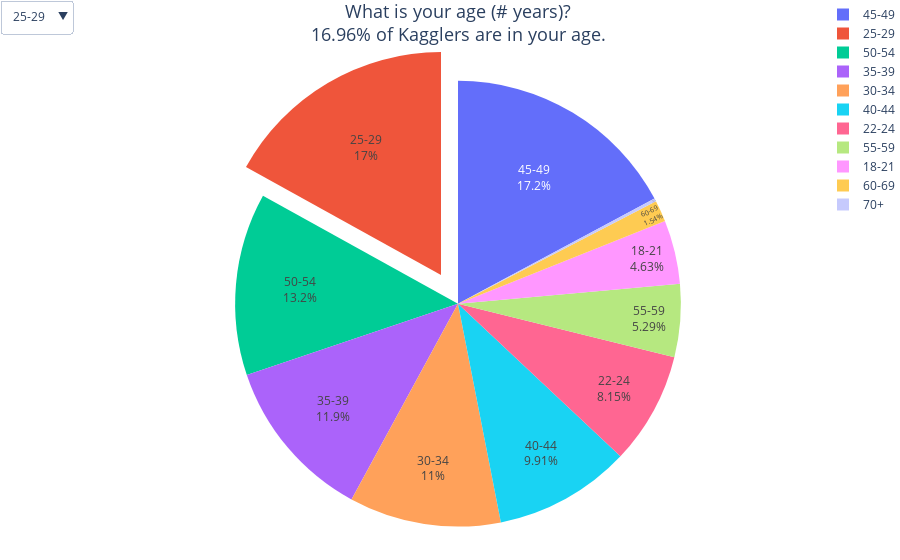

This figure's notebook cell:
### Markdown cell above
### Comparison with Spain participants

### Code cell
my_age = '25-29'
question = descriptions.iloc[1]
values = data_spain.Q1.value_counts().values  # Ages of Kagglers
labels = data_spain.Q1.value_counts().index   # Age ranges

pie_chart(my_age, question, values, labels, [' of Spanish participants are in your age.' for label in labels])

### Figure 1 — Plotly figure (JSON) as saved in the notebook; plotly's stock layout.template omitted (floating-point values rounded to 4 significant figures)
{"data": [{"hoverinfo": "label+percent", "labels": ["45-49", "25-29", "50-54", "35-39", "30-34", "40-44", "22-24", "55-59", "18-21", "60-69", "70+"], "pull": [0.15, 0, 0, 0, 0, 0, 0, 0, 0, 0, 0], "textinfo": "label+percent", "textposition": "inside", "title": {"font": {"size": 18}, "text": "What is your age (# years)?<br>17.18% of Kagglers are in your age."}, "type": "pie", "values": [78, 77, 60, 54, 50, 45, 37, 24, 21, 7, 1], "visible": false}, {"hoverinfo": "label+percent", "labels": ["45-49", "25-29", "50-54", "35-39", "30-34", "40-44", "22-24", "55-59", "18-21", "60-69", "70+"], "pull": [0, 0.15, 0, 0, 0, 0, 0, 0, 0, 0, 0], "textinfo": "label+percent", "textposition": "inside", "title": {"font": {"size": 18}, "text": "What is your age (# years)?<br>16.96% of Kagglers are in your age."}, "type": "pie", "values": [78, 77, 60, 54, 50, 45, 37, 24, 21, 7, 1], "visible": true}, {"hoverinfo": "label+percent", "labels": ["45-49", "25-29", "50-54", "35-39", "30-34", "40-44", "22-24", "55-59", "18-21", "60-69", "70+"], "pull": [0, 0, 0.15, 0, 0, 0, 0, 0, 0, 0, 0], "textinfo": "label+percent", "textposition": "inside", "title": {"font": {"size": 18}, "text": "What is your age (# years)?<br>13.22% of Kagglers are in your age."}, "type": "pie", "values": [78, 77, 60, 54, 50, 45, 37, 24, 21, 7, 1], "visible": false}, {"hoverinfo": "label+percent", "labels": ["45-49", "25-29", "50-54", "35-39", "30-34", "40-44", "22-24", "55-59", "18-21", "60-69", "70+"], "pull": [0, 0, 0, 0.15, 0, 0, 0, 0, 0, 0, 0], "textinfo": "label+percent", "textposition": "inside", "title": {"font": {"size": 18}, "text": "What is your age (# years)?<br>11.89% of Kagglers are in your age."}, "type": "pie", "values": [78, 77, 60, 54, 50, 45, 37, 24, 21, 7, 1], "visible": false}, {"hoverinfo": "label+percent", "labels": ["45-49", "25-29", "50-54", "35-39", "30-34", "40-44", "22-24", "55-59", "18-21", "60-69", "70+"], "pull": [0, 0, 0, 0, 0.15, 0, 0, 0, 0, 0, 0], "textinfo": "label+percent", "textposition": "inside", "title": {"font": {"size": 18}, "text": "What is your age (# years)?<br>11.01% of Kagglers are in your age."}, "type": "pie", "values": [78, 77, 60, 54, 50, 45, 37, 24, 21, 7, 1], "visible": false}, {"hoverinfo": "label+percent", "labels": ["45-49", "25-29", "50-54", "35-39", "30-34", "40-44", "22-24", "55-59", "18-21", "60-69", "70+"], "pull": [0, 0, 0, 0, 0, 0.15, 0, 0, 0, 0, 0], "textinfo": "label+percent", "textposition": "inside", "title": {"font": {"size": 18}, "text": "What is your age (# years)?<br>9.91% of Kagglers are in your age."}, "type": "pie", "values": [78, 77, 60, 54, 50, 45, 37, 24, 21, 7, 1], "visible": false}, {"hoverinfo": "label+percent", "labels": ["45-49", "25-29", "50-54", "35-39", "30-34", "40-44", "22-24", "55-59", "18-21", "60-69", "70+"], "pull": [0, 0, 0, 0, 0, 0, 0.15, 0, 0, 0, 0], "textinfo": "label+percent", "textposition": "inside", "title": {"font": {"size": 18}, "text": "What is your age (# years)?<br>8.15% of Kagglers are in your age."}, "type": "pie", "values": [78, 77, 60, 54, 50, 45, 37, 24, 21, 7, 1], "visible": false}, {"hoverinfo": "label+percent", "labels": ["45-49", "25-29", "50-54", "35-39", "30-34", "40-44", "22-24", "55-59", "18-21", "60-69", "70+"], "pull": [0, 0, 0, 0, 0, 0, 0, 0.15, 0, 0, 0], "textinfo": "label+percent", "textposition": "inside", "title": {"font": {"size": 18}, "text": "What is your age (# years)?<br>5.29% of Kagglers are in your age."}, "type": "pie", "values": [78, 77, 60, 54, 50, 45, 37, 24, 21, 7, 1], "visible": false}, {"hoverinfo": "label+percent", "labels": ["45-49", "25-29", "50-54", "35-39", "30-34", "40-44", "22-24", "55-59", "18-21", "60-69", "70+"], "pull": [0, 0, 0, 0, 0, 0, 0, 0, 0.15, 0, 0], "textinfo": "label+percent", "textposition": "inside", "title": {"font": {"size": 18}, "text": "What is your age (# years)?<br>4.63% of Kagglers are in your age."}, "type": "pie", "values": [78, 77, 60, 54, 50, 45, 37, 24, 21, 7, 1], "visible": false}, {"hoverinfo": "label+percent", "labels": ["45-49", "25-29", "50-54", "35-39", "30-34", "40-44", "22-24", "55-59", "18-21", "60-69", "70+"], "pull": [0, 0, 0, 0, 0, 0, 0, 0, 0, 0.15, 0], "textinfo": "label+percent", "textposition": "inside", "title": {"font": {"size": 18}, "text": "What is your age (# years)?<br>1.54% of Kagglers are in your age."}, "type": "pie", "values": [78, 77, 60, 54, 50, 45, 37, 24, 21, 7, 1], "visible": false}, {"hoverinfo": "label+percent", "labels": ["45-49", "25-29", "50-54", "35-39", "30-34", "40-44", "22-24", "55-59", "18-21", "60-69", "70+"], "pull": [0, 0, 0, 0, 0, 0, 0, 0, 0, 0, 0.15], "textinfo": "label+percent", "textposition": "inside", "title": {"font": {"size": 18}, "text": "What is your age (# years)?<br>0.22% of Kagglers are in your age."}, "type": "pie", "values": [78, 77, 60, 54, 50, 45, 37, 24, 21, 7, 1], "visible": false}], "layout": {"margin": {"b": 0, "l": 0, "r": 0, "t": 0}, "updatemenus": [{"active": 1, "buttons": [{"args": [{"visible": [true, false, false, false, false, false, false, false, false, false, false]}, {"title": "45-49"}, {"selected": [false, false, false, false, false, false, false, false, false, false, false]}], "label": "45-49", "method": "update"}, {"args": [{"visible": [false, true, false, false, false, false, false, false, false, false, false]}, {"title": "25-29"}, {"selected": [true, true, true, true, true, true, true, true, true, true, true]}], "label": "25-29", "method": "update"}, {"args": [{"visible": [false, false, true, false, false, false, false, false, false, false, false]}, {"title": "50-54"}, {"selected": [false, false, false, false, false, false, false, false, false, false, false]}], "label": "50-54", "method": "update"}, {"args": [{"visible": [false, false, false, true, false, false, false, false, false, false, false]}, {"title": "35-39"}, {"selected": [false, false, false, false, false, false, false, false, false, false, false]}], "label": "35-39", "method": "update"}, {"args": [{"visible": [false, false, false, false, true, false, false, false, false, false, false]}, {"title": "30-34"}, {"selected": [false, false, false, false, false, false, false, false, false, false, false]}], "label": "30-34", "method": "update"}, {"args": [{"visible": [false, false, false, false, false, true, false, false, false, false, false]}, {"title": "40-44"}, {"selected": [false, false, false, false, false, false, false, false, false, false, false]}], "label": "40-44", "method": "update"}, {"args": [{"visible": [false, false, false, false, false, false, true, false, false, false, false]}, {"title": "22-24"}, {"selected": [false, false, false, false, false, false, false, false, false, false, false]}], "label": "22-24", "method": "update"}, {"args": [{"visible": [false, false, false, false, false, false, false, true, false, false, false]}, {"title": "55-59"}, {"selected": [false, false, false, false, false, false, false, false, false, false, false]}], "label": "55-59", "method": "update"}, {"args": [{"visible": [false, false, false, false, false, false, false, false, true, false, false]}, {"title": "18-21"}, {"selected": [false, false, false, false, false, false, false, false, false, false, false]}], "label": "18-21", "method": "update"}, {"args": [{"visible": [false, false, false, false, false, false, false, false, false, true, false]}, {"title": "60-69"}, {"selected": [false, false, false, false, false, false, false, false, false, false, false]}], "label": "60-69", "method": "update"}, {"args": [{"visible": [false, false, false, false, false, false, false, false, false, false, true]}, {"title": "70+"}, {"selected": [false, false, false, false, false, false, false, false, false, false, false]}], "label": "70+", "method": "update"}], "type": "dropdown"}]}}
